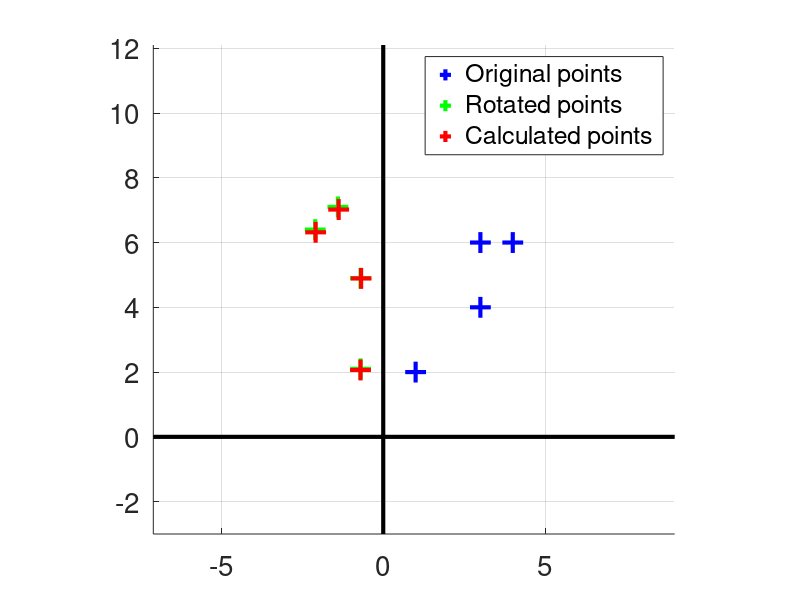

Write the MATLAB code that produced this figure.
%%%%%%%%%%%%%%%%%%%%%%%%%%%%%
% Diagnostic Medical Image Processing                      
% WS 2014/15                                           
% Exercise: 2D rotation using complex number
% NOTE: Complete the '???' lines
%%%%%%%%%%%%%%%%%%%%%%%%%%%%%
clear all;
close all;
clc;

% Point correspondences
qk = [1 2;
      3 6;
      4 6;
      3 4];
  
pk = [-0.7 2.1;
      -2.1 6.4;
      -1.4 7.1;
      -0.7 4.9];

% To avoid solving the nonlinear problem, we can make use of complex
% number to construct a linear system equation, i.e., A*transf = b and 
% solve for transf (Check the slides how to build the system matrix A)
n = size(qk,1);

%A = [[qk(:,1);qk(:,2)],[-qk(:,2);qk(:,1)],[ones(n,1);zeros(n,1)],[zeros(n,1);ones(n,1)]];
A = [qk(:,1),-qk(:,2),ones(n,1),zeros(n,1);qk(:,2),qk(:,1),zeros(n,1),ones(n,1)];
b = [pk(:,1);pk(:,2)];

% Solve the linear equation to obtain transf, i.e., rotation and translation in
% complex number form
transf = pinv(A) * b;
r = transf(1:2)/sqrt(transf(1)^2+transf(2)^2);
t = transf(3:4);

% Rotation angle
angle = atan2(r(2),r(1));
disp('Rotation Angle (degree)')
angle*180/pi

% Build an Euler rotation matrix such that we can rotate qk, followed by 
% translation of qk to get evaluated pk
R = [cos(angle),-sin(angle);sin(angle),cos(angle)];
evalpk = qk*R'+repmat(t',size(qk,1),1);

% Compute the error between real pk and evaluated pk
error1 = norm(mean(pk-evalpk,1))


% Plot properties
markerSize = 15;
lineWidth = 3;
fontSize = 20; 

% Plot qk, pk, and evalpk
figure(1);
hold on;
grid on;
plot(qk(:,1)',qk(:,2)','b+','LineWidth',lineWidth,'MarkerSize',markerSize);
plot(pk(:,1)',pk(:,2)','g+','LineWidth',lineWidth,'MarkerSize',markerSize);
plot(evalpk(:,1)',evalpk(:,2)','r+','LineWidth',lineWidth,'MarkerSize',markerSize);
plot([min([qk(:,1)' pk(:,1)'])-5 max([qk(:,1)' pk(:,1)'])+5],[0 0],'k-','LineWidth',lineWidth);
plot([0 0],[min([qk(:,2)' pk(:,2)'])-5 max([qk(:,2)' pk(:,2)'])+5],'k-','LineWidth',lineWidth);
set(gca,'FontSize',fontSize);
axis image;
axis([min([qk(:,1)' pk(:,1)'])-5 max([qk(:,1)' pk(:,1)'])+5 min([qk(:,2)' pk(:,2)'])-5 max([qk(:,2)' pk(:,2)'])+5]);

legend('Original points', 'Rotated points', 'Calculated points');
  
